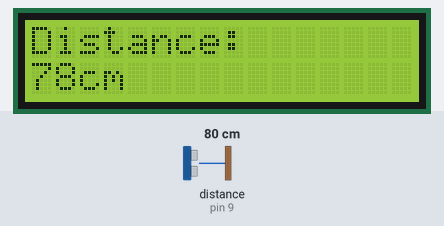
The sketch below on a simulated Arduino Uno, built with avr-gcc and run on an emulated ATmega328P. Shown: 16×2 character LCD. Wiring (inferred from the names in the program): ultrasonic range finder: trigger pin 10; echo pin 9. The test bench sets the inputs (shaded band); at power-on: distance to the obstacle (sensor on pin 9) 80 cm. The echo pulse lasts 58.3 µs per cm; what the sketch prints to the serial monitor is not drawn.

Above: at 1.2 s.
1.3 s: distance to the obstacle (sensor on pin 9) set to 2 cm
At 2.4 s:
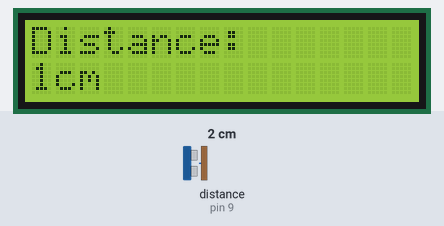
3.5 s: distance to the obstacle (sensor on pin 9) set to 4 cm
At 5.2 s:
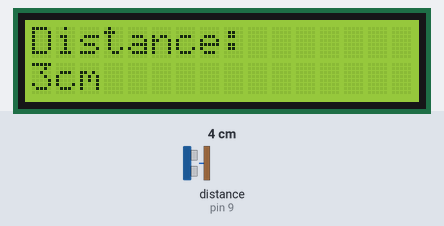
5.5 s: distance to the obstacle (sensor on pin 9) set to 9 cm
At 7.4 s:
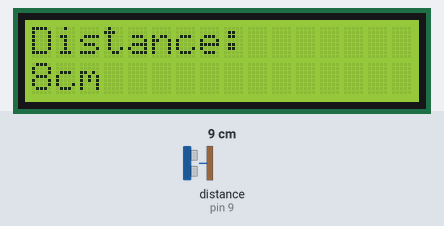
Timing chart, 0 to 8.9 s (numbered marks = the images above; inputs shaded):
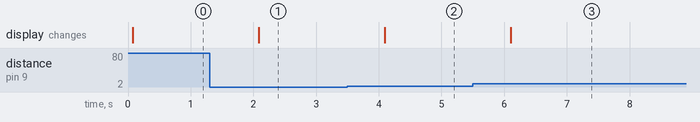

The sketch:

Ultrasonic_LCD.ino
```cpp
#include<LiquidCrystal.h>
#include<math.h>

#define trigPin 10
#define echoPin 9

LiquidCrystal lcd(12,11,5,4,3,2);
void setup()
{
  lcd.begin(16,2);
  Serial.begin(9600);
  pinMode(trigPin, OUTPUT);
  pinMode(echoPin, INPUT);
}
void loop()
{
  long duration, distance, distanceInch;
  digitalWrite(trigPin, LOW);
  delayMicroseconds(2);
  digitalWrite(trigPin, HIGH);
  delayMicroseconds(10);
  digitalWrite(trigPin, LOW);
  duration = pulseIn(echoPin, HIGH);
  distance= duration*0.034/2;
  distanceInch = duration*0.0133/2;

  lcd.clear();
  lcd.setCursor(0,0);
  lcd.print("Distance:");
  lcd.setCursor(0,1);
  lcd.print(distance);
  lcd.print("cm");

//  lcd.print("Dist:");
//  lcd.print(distanceInch);
//  lcd.print("inch");
//  lcd.print((celsius * 9)/5 + 32);
//  lcd.print("F");
  Serial.println(distance);
  delay(1000);
}
```

Measured:
- after the input at 1.3 s, the display: changes after 0.79 s (image 1)
- after the input at 3.5 s, the display: changes after 0.60 s (image 2)
- after the input at 5.5 s, the display: changes after 0.61 s (image 3)
